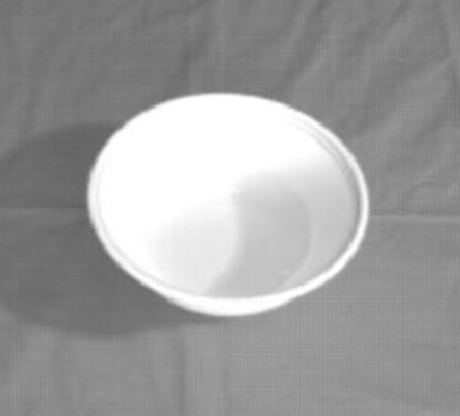
#> input picture Lecture4/images/Ciotola.jpeg, 460 x 416 px
$ jupyter execute --allow-errors Lecture4.ipynb   (shell and % lines are left out)
#> lines starting #> are read from the running program, lines starting #| are printed output that depends on the picture; after the words box and inside, x2 and y2 are one past the last pixel; in counts of white or black regions, pixels touching at a corner belong together
# Lecture 4: Image segmentation

[cell 1]
import numpy as np
import matplotlib.pyplot as plt
import cv2
from skimage import exposure
from skimage import filters
from sklearn import cluster
from skimage import data
from skimage import segmentation
import pydicom
from skimage import morphology
from skimage.morphology import square, disk, diamond

[cell 2]
from google.colab import drive
drive.mount('/content/drive')

[cell 3]
%cd drive/MyDrive/NECST/PiA/Lezione4/

## Load images

[cell 4]
cup = cv2.imread('images/Ciotola.jpeg')
#> cup is the input picture: shape (416, 460, 3); min 98, max 255, mean 157.7
cup_bad = cv2.imread('images/ciotola2.jpeg')
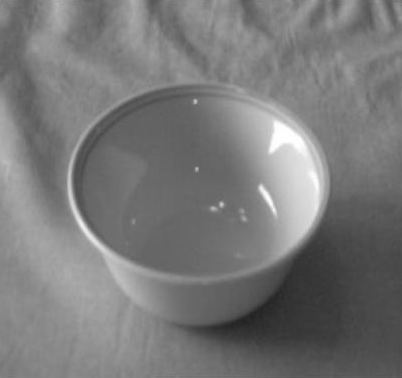
#> input picture Lecture4/images/ciotola2.jpeg, 402 x 378 px
#> cup_bad is the input picture: shape (378, 402, 3); min 34, max 255, mean 120.8
leaves = cv2.cvtColor(cv2.imread('images/leaves.jpg'), cv2.COLOR_BGR2RGB)
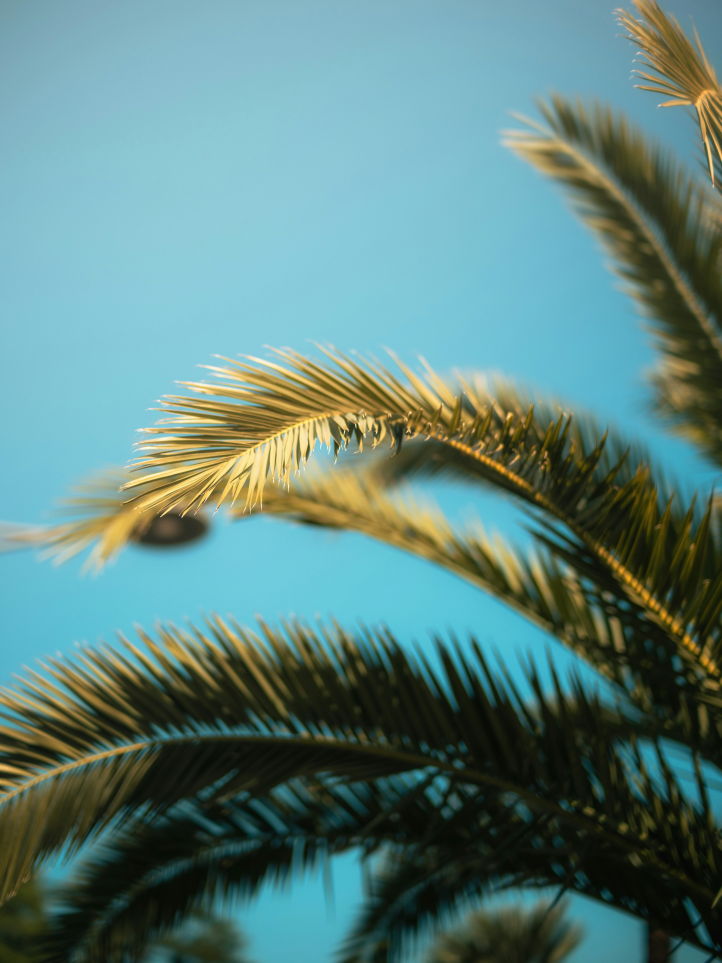
#> input picture Lecture4/images/leaves.jpg, 4330 x 5774 px (shown at 1/6 size)
hand = cv2.imread('images/hand-x-ray.jpeg')
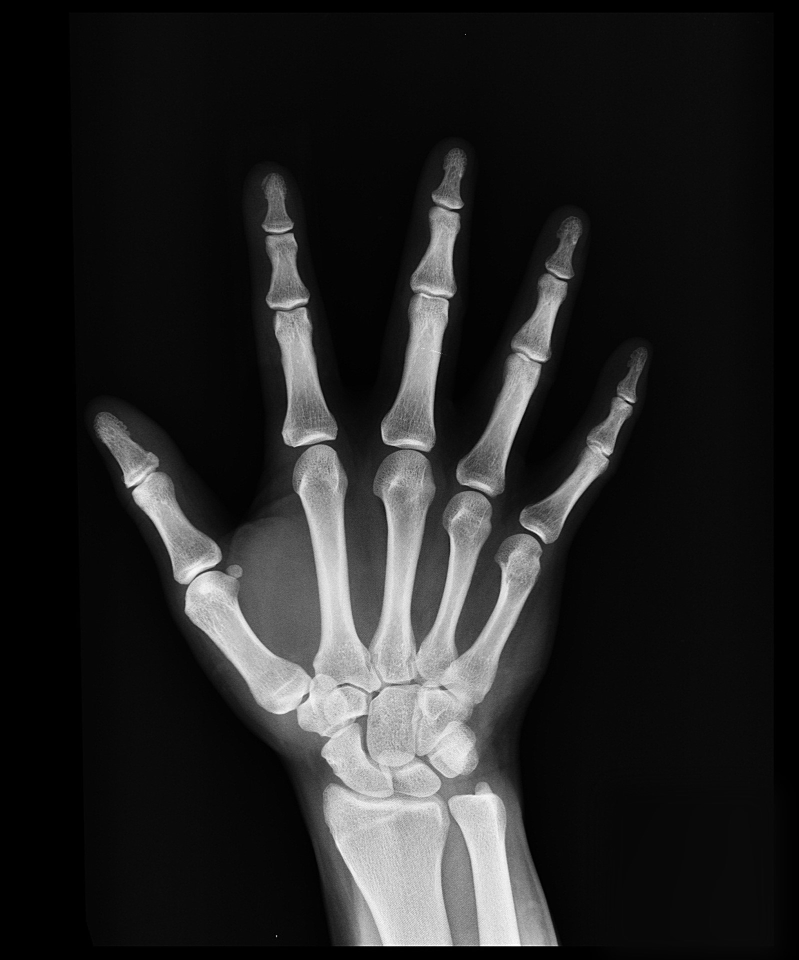
#> input picture Lecture4/images/hand-x-ray.jpeg, 1597 x 1920 px (shown at 1/2 size)
#> hand is the input picture: shape (1920, 1597, 3); min 0, max 255, mean 36.6

#> (a cell that did not finish here is left out)

[cell 6]
plt.figure(figsize=(15, 5))

plt.subplot(1, 4, 1)
plt.imshow(leaves)
plt.title('Leaves')
plt.axis('off')

plt.subplot(1, 4, 2)
plt.imshow(cup)
plt.title('Cup')
plt.axis('off')

plt.subplot(1, 4, 3)
plt.imshow(cup_bad)
plt.title('Cup 2')
plt.axis('off')

plt.subplot(1, 4, 4)
plt.imshow(hand)
plt.title('Hand')
plt.axis('off')


plt.tight_layout()
plt.show()

## Threshold-based segmentation

[cell 7]
hist, bins_center = exposure.histogram(leaves)
#> hist = 256 values, max 871715 at index 202, min 889 at index 0, mean 292985.4; bins_center = 256 values from 0 to 255
plt.plot(bins_center, hist, lw=2)
plt.title('Image Histogram')

[cell 8]
hist_r, bins_center_r = exposure.histogram(leaves[:,:,0])
#> hist_r = 256 values, max 530765 at index 136, min 4 at index 0, mean 97661.8; bins_center_r = 256 values from 0 to 255
hist_g, bins_center_g = exposure.histogram(leaves[:,:,1])
#> hist_g = 252 values, max 638053 at index 198, min 11 at index 0, mean 99212; bins_center_g = 252 values from 4 to 255
hist_b, bins_center_b = exposure.histogram(leaves[:,:,2])
#> hist_b = 256 values, max 579882 at index 216, min 8 at index 253, mean 97661.8; bins_center_b = 256 values from 0 to 255

plt.figure(figsize=(16, 5))
plt.subplot(1, 3, 1)
plt.plot(bins_center_r, hist_r, lw=2, color='red', label='Red Channel')
plt.subplot(1, 3, 2)
plt.plot(bins_center_g, hist_g, lw=2, color='green', label='Green Channel')
plt.subplot(1, 3, 3)
plt.plot(bins_center_b, hist_b, lw=2, color='blue', label='Blue Channel')

plt.suptitle('Image Histograms for RGB Channels', fontsize=16, ha='center')
plt.xlabel('Pixel Intensity')
plt.ylabel('Frequency')
plt.show()

[cell 9]
green_channel = leaves[:, :, 1]
blue_channel = leaves[:, :, 2]
threshold_g= 100
threshold_b= 150

binary_mask_g = (green_channel > threshold_g).astype(np.uint8) * 255
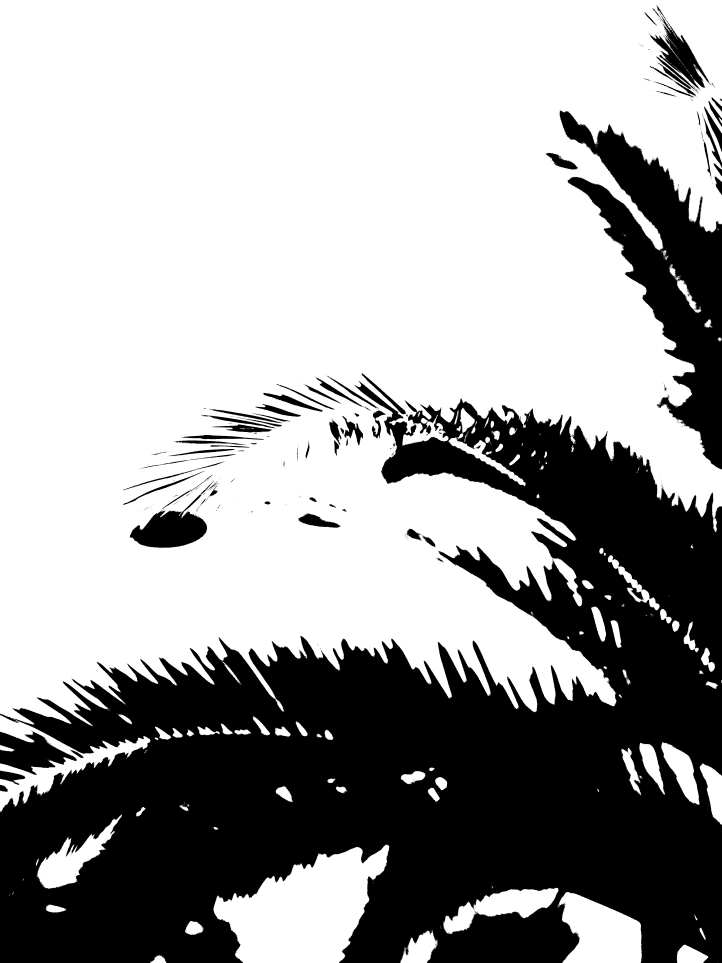
#> binary_mask_g: shape (5774, 4330) (shown at 1/6 size); 64% white; 2948 black regions (2823 under 20 px), largest, box (x1, y1, x2, y2) and area: (0, 2287, 4330, 5774) 7909759, (3356, 661, 4330, 2816) 714001, (779, 2967, 1243, 3289) 73785

binary_mask_b = (blue_channel > threshold_b).astype(np.uint8) * 255

plt.figure(figsize = (18, 5))
plt.subplot(1, 3, 1)
plt.imshow(leaves)
plt.title('Original Image')
plt.subplot(1, 3, 2)
plt.imshow(binary_mask_g, cmap='gray')
plt.title("Binary Segmented Image (Green Channel)")
plt.subplot(1, 3, 3)
plt.imshow(binary_mask_b, cmap='gray')
plt.title("Binary Segmented Image (Blue Channel)")
plt.axis('off')
plt.show()

[cell 10]
green_channel = leaves[:, :, 1]
blue_channel = leaves[:, :, 2]

threshold_g = 100
threshold_b = 150

binary_mask_g = (green_channel < threshold_g).astype(np.uint8) * 255
binary_mask_b = (blue_channel < threshold_b).astype(np.uint8) * 255
alpha = 0.5

overlay_g = np.zeros_like(leaves)
overlay_b = np.zeros_like(leaves)

overlay_g[binary_mask_g == 255] = [255, 0, 0]
overlay_b[binary_mask_b == 255] = [255, 0, 0]

plt.figure(figsize=(16, 8))

plt.subplot(2, 3, 1)
plt.imshow(leaves)
plt.title('Original Image')
plt.axis('off')

plt.subplot(2, 3, 2)
plt.imshow(binary_mask_g, cmap='gray')
plt.title("Binary Segmented Image (Green Channel)")
plt.axis('off')

plt.subplot(2, 3, 3)
plt.imshow(binary_mask_b, cmap='gray')
plt.title("Binary Segmented Image (Blue Channel)")
plt.axis('off')

plt.subplot(2, 3, 4)
plt.imshow(leaves)
plt.title("Original Image")
plt.axis('off')

plt.subplot(2, 3, 5)
plt.imshow(leaves)
plt.imshow(overlay_g, alpha=alpha)
plt.title("Green Channel Overlay (Red)")
plt.axis('off')

combined_overlay = np.maximum(overlay_g, overlay_b)
plt.subplot(2, 3, 6)
plt.imshow(leaves)
plt.imshow(overlay_b, alpha=alpha)  # Combined red overlay
plt.title("Blue Channel Overlay (Red)")
plt.axis('off')

plt.tight_layout()
plt.show()

[cell 11]
hist, bins_center = exposure.histogram(cup[:,:,0])
#> hist = 158 values, max 16968 at index 157, min 3 at index 0, mean 1211.1; bins_center = 158 values from 98 to 255
plt.plot(bins_center, hist, lw=2)
plt.title('Image Histogram')

[cell 12]
cup_segmented = cup.copy()
cup_segmented[cup_segmented<=180] = 0
cup_segmented[cup_segmented > 180] = 255

[cell 13]
plt.figure(figsize = (10, 5))
plt.subplot(1, 2, 1)
plt.imshow(cup)
plt.title("Original")
plt.axis('off')
plt.subplot(1, 2, 2)
plt.imshow(cup_segmented, cmap='gray')
plt.title("Segmented")
plt.axis('off')
plt.show()

[cell 14]
hist, bins_center = exposure.histogram(cup_bad)
#> hist = 222 values, max 8661 at index 70, min 6 at index 0, mean 2053.5; bins_center = 222 values from 34 to 255
plt.plot(bins_center, hist, lw=2)
plt.title('Image Histogram')

[cell 15]
hist1 = np.copy(cup_bad)
hist1[hist1 <= 128] = 0
hist1[hist1 > 128] = 255

hist2 = np.copy(cup_bad)
hist2[hist2 <= 160] = 0
hist2[hist2 > 160] = 255

[cell 16]
fig=plt.figure(figsize=(16,5))

fig.add_subplot(1,2,1)
plt.imshow(hist1)
plt.axis("off")
plt.title("T = 128")

fig.add_subplot(1,2,2)
plt.imshow(hist2)
plt.axis("off")
plt.title("T = 160")

Identifying a global threshold is really difficult, as the histogram is not bimodal. We can try with Otsu thresholding

[cell 17]
# adaptive thresholding
adaptive_threshold = cup_bad[:,:,0] > filters.threshold_local(cup_bad[:,:,0], block_size=35, offset=10)

#  Otsu's thresholding
otsu_threshold_value = filters.threshold_otsu(cup_bad[:,:,0])
#> otsu_threshold_value = 119
otsu_threshold = cup_bad[:,:,0] > otsu_threshold_value


fig, axes = plt.subplots(1, 2, figsize=(15, 5))

axes[0].imshow(adaptive_threshold, cmap='gray')
axes[0].axis('off')
axes[0].set_title('Adaptive Thresholding')

axes[1].imshow(otsu_threshold, cmap='gray')
axes[1].axis('off')
axes[1].set_title("Otsu's Thresholding")

plt.tight_layout()
plt.show()

[cell 18]
hist, bins_center = exposure.histogram(hand[:,:,0])
#> hist = 256 values, max 433392 at index 0, min 36 at index 252, mean 11977.5; bins_center = 256 values from 0 to 255
plt.plot(bins_center, hist, lw=2)
plt.title('Image Histogram')

[cell 19]
hist3 = np.copy(hand)
hist3[hist3<=20] = 0
hist3[hist3>20] = 255

fig, axes = plt.subplots(1, 2, figsize=(15, 5))

axes[0].imshow(hand, cmap='gray')
axes[0].axis('off')
axes[0].set_title('Original')

axes[1].imshow(hist3, cmap='gray')
axes[1].axis('off')
axes[1].set_title("Manual thresholding")

plt.tight_layout()
plt.show()

We can try with Otsu

[cell 20]
thresholds = filters.threshold_otsu(hand[:,:,0])
#> thresholds = 87
print(thresholds)
#| 87

[cell 21]
hand_otsu = np.copy(hand)
hand_otsu[hand_otsu<=thresholds] = 0
hand_otsu[hand_otsu>thresholds] = 255
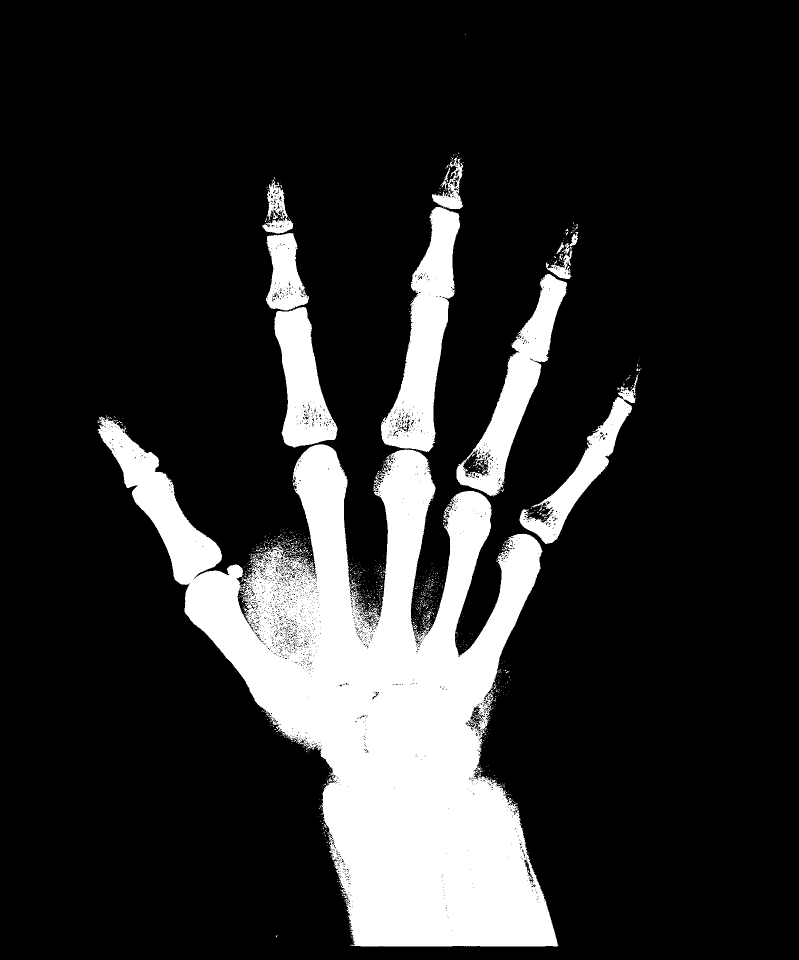
#> hand_otsu: shape (1920, 1597, 3) (shown at 1/2 size); 16.8% white; 1138 white regions (1114 under 20 px), largest, box (x1, y1, x2, y2) and area: (195, 833, 1117, 1893) 399242, (762, 414, 920, 904) 33925, (913, 548, 1134, 993) 26152

fig, axes = plt.subplots(1, 2, figsize=(15, 5))

axes[0].imshow(hand, cmap='gray')
axes[0].axis('off')
axes[0].set_title('Original')

axes[1].imshow(hand_otsu, cmap='gray')
axes[1].axis('off')
axes[1].set_title("Otsu thresholding")

plt.tight_layout()
plt.show()

Otsu is implemennted inn OpenCV too

[cell 22]
th, thresh_otsu = cv2.threshold(hand[:,:,0], 0, 255, cv2.THRESH_BINARY + cv2.THRESH_OTSU)
#> th = 87

plt.figure(figsize=(5,5))
plt.imshow(thresh_otsu, cmap='gray')
plt.title("Otsu's Thresholding")
plt.axis('off')
plt.show()

[cell 23]
print(th)
#| 87.0

### K-means clustering

 Load image

#> (a cell that did not finish here is left out)

#> (a cell that did not finish here is left out)

[cell 26]
n_clusters = 4 # we want to segment 4 different classes
#> (the rest of this cell did not finish here and is left out)

[cell 27]
leaves_gray = leaves[:,:,0]

[cell 28]
leaves_gray = cv2.resize(leaves_gray, (500, 500))
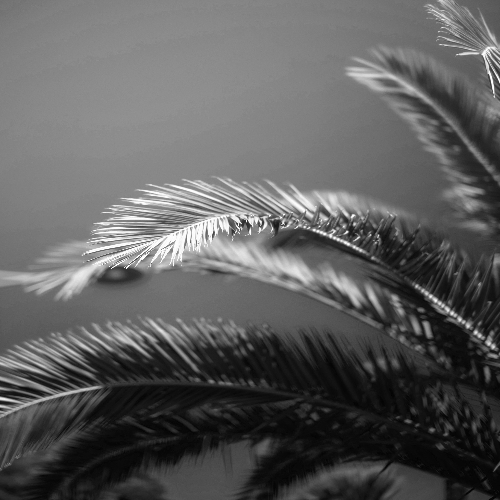
#> leaves_gray: shape (500, 500); min 2, max 255, mean 93.8

[cell 29]
plt.imshow(leaves_gray, cmap = 'gray')

[cell 30]
n_clusters = 2
img = leaves_gray.reshape((-1,1)) # bacuse Kmeans wants this shape -> we obtain a vector. Each pixel is a data poinnt, with its intennsity value being the features
km = cluster.KMeans(n_clusters=n_clusters) # create a kmeans model
km.fit(img) # fit the model on our image data. common function to perform ML model training
values = km.cluster_centers_.squeeze()
labels = km.labels_

img_segm = np.choose(labels, values) # we replace each pixel with each cluster value

img_segm.shape = leaves_gray.shape


vmin = img.min()
#> vmin = 2
vmax = img.max()
#> vmax = 255

fig = plt.figure(1)
# Plot the original image
ax1 = fig.add_subplot(1,2,1)
ax1.imshow(leaves_gray,cmap='gray', vmin=vmin, vmax=vmax)
ax1.set_title('Original image')

# Plot the simplified color image
ax2 = fig.add_subplot(1,2,2)
ax2.imshow(img_segm, cmap = 'coolwarm')
ax2.set_title('Simplified levels')

# Get rid of the tick labels
ax1.set_xticklabels([])
ax1.set_yticklabels([])
ax2.set_xticklabels([])
ax2.set_yticklabels([])

plt.show()

[cell 31]
n_clusters = 3
img = leaves_gray.reshape((-1,1)) # bacuse Kmeans wants this shape -> we obtain a vector. Each pixel is a data poinnt, with its intennsity value being the features
km = cluster.KMeans(n_clusters=n_clusters) # create a kmeans model
km.fit(img) # fit the model on our image data. common function to perform ML model training
values = km.cluster_centers_.squeeze()
labels = km.labels_

img_segm = np.choose(labels, values) # we replace each pixel with each cluster value

img_segm.shape = leaves_gray.shape


vmin = img.min()
vmax = img.max()

fig = plt.figure(1)
# Plot the original image
ax1 = fig.add_subplot(1,2,1)
ax1.imshow(leaves_gray,cmap='gray', vmin=vmin, vmax=vmax)
ax1.set_title('Original image')

# Plot the simplified color image
ax2 = fig.add_subplot(1,2,2)
ax2.imshow(img_segm, cmap = 'coolwarm')
ax2.set_title('Simplified levels')

# Get rid of the tick labels
ax1.set_xticklabels([])
ax1.set_yticklabels([])
ax2.set_xticklabels([])
ax2.set_yticklabels([])

plt.show()

[cell 32]
print(np.unique(img_segm))

### Region growing

#> (a cell that did not finish here is left out)

[cell 34]
seed = (150, 70)

#> (the rest of this cell did not finish here and is left out)

#> (a cell that did not finish here is left out)

[cell 36]
seed = (200, 200)

#> (the rest of this cell did not finish here and is left out)

#> (a cell that did not finish here is left out)

## Morphological operations

[cell 38]
def dilation(img, kernel):
		kern_center = (kernel.shape[0]//2,kernel.shape[1]//2)
		kernel_ones_count = kernel.sum()
		dilated_img = np.zeros((img.shape[0]+kernel.shape[0]-1, img.shape[1]+kernel.shape[1]-1))
		img_shape = img.shape

		x_append = np.zeros((img.shape[0],kernel.shape[1]-1))
		img = np.append(img, x_append, axis=1)
		y_append = np.zeros((kernel.shape[0]-1,img.shape[1]))
		img = np.append(img, y_append, axis=0)

		for i in range(img_shape[0]):
			for j in range(img_shape[1]):
				i_ = i+kernel.shape[0]
				j_ = j+kernel.shape[1]
				if (kernel*img[i:i_,j:j_]).sum() != 0:
					dilated_img[i+kern_center[0],j+kern_center[1]] = 1

		return(dilated_img)

[cell 39]
def erosion(img, kernel):
		kern_center = (kernel.shape[0]//2,kernel.shape[1]//2)
		kernel_ones_count = kernel.sum()
		eroded_img = np.zeros((img.shape[0]+kernel.shape[0]-1, img.shape[1]+kernel.shape[1]-1))
		img_shape = img.shape


		x_append = np.zeros((img.shape[0],kernel.shape[1]-1))
		img = np.append(img, x_append, axis=1)
		y_append = np.zeros((kernel.shape[0]-1,img.shape[1]))
		img = np.append(img, y_append, axis=0)

		#print(kernel_ones_count)

		for i in range(img_shape[0]):
			for j in range(img_shape[1]):
				i_ = i+kernel.shape[0]
				j_ = j+kernel.shape[1]
				if kernel_ones_count == (kernel*img[i:i_,j:j_]).sum()/1:
					eroded_img[i+kern_center[0],j+kern_center[1]] = 1

		return(eroded_img[:img_shape[0],:img_shape[1]])

def closing(img, kernel):
    dilated_img = dilation(img, kernel)
    closed_img = erosion(dilated_img, kernel)

    return(closed_img)

[cell 40]
# define your structuring element
square3 = np.ones((3, 3), np.uint8)
square5 = np.ones((5, 5), np.uint8)

[cell 41]
dilation_cv3 = cv2.dilate(cup_segmented[:,:,0], square3, iterations=1) # library function
dilation_scratch3 = dilation(cup_segmented[:,:,0], square3) # hand-crafted function

dilation_cv5 = cv2.dilate(cup_segmented[:,:,0], square5, iterations=1)
dilation_scratch5 = dilation(cup_segmented[:,:,0], square5)
#> in dilation (call 2), `img = np.append(img, y_append, axis=0)`:
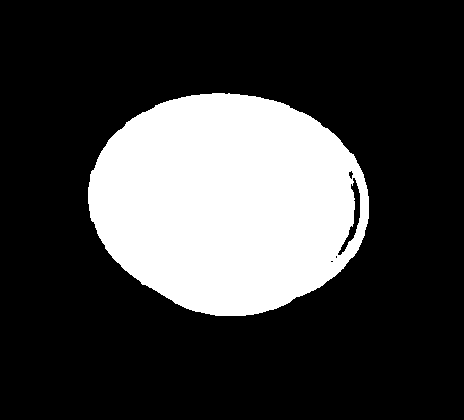
#> img: shape (420, 464) float64; 24.6% white; 1 white region, box (x1, y1, x2, y2) and area: (88, 93, 369, 316) 47912


fig=plt.figure(figsize=(10,8))

fig.add_subplot(2,2,1)
plt.imshow(dilation_cv3, cmap = 'gray')
plt.axis("off")
plt.title("cv2, SE = 3")

fig.add_subplot(2,2,2)
plt.imshow(dilation_scratch3, cmap = 'gray')
plt.axis("off")
plt.title("scratch, SE = 3")

fig.add_subplot(2,2,3)
plt.imshow(dilation_cv5, cmap = 'gray')
plt.axis("off")
plt.title("cv2, SE = 5")

fig.add_subplot(2,2,4)
plt.imshow(dilation_scratch5, cmap = 'gray')
plt.axis("off")
plt.title("scratch, SE = 5")

# Erosion

[cell 42]
closing_cv3 = cv2.morphologyEx(cup_segmented[:, :, 0], cv2.MORPH_CLOSE, square3, iterations=1)
closing_scratch3 = closing(cup_segmented[:, :, 0], square3)

closing_cv5 = cv2.morphologyEx(cup_segmented[:, :, 0], cv2.MORPH_CLOSE, square5, iterations=1)
closing_scratch5 = closing(cup_segmented[:, :, 0], square5)

fig=plt.figure(figsize=(10,8))

fig.add_subplot(2,2,1)
plt.imshow(closing_cv3, cmap = 'gray')
plt.axis("off")
plt.title("cv2, SE = 3")

fig.add_subplot(2,2,2)
plt.imshow(closing_scratch3, cmap = 'gray')
plt.axis("off")
plt.title("scratch, SE = 3")

fig.add_subplot(2,2,3)
plt.imshow(closing_cv5, cmap = 'gray')
plt.axis("off")
plt.title("cv2, SE = 5")

fig.add_subplot(2,2,4)
plt.imshow(closing_scratch5, cmap = 'gray')
plt.axis("off")
plt.title("scratch, SE = 5")

[cell 43]
print(hand_otsu.shape)
#| (1920, 1597, 3)
